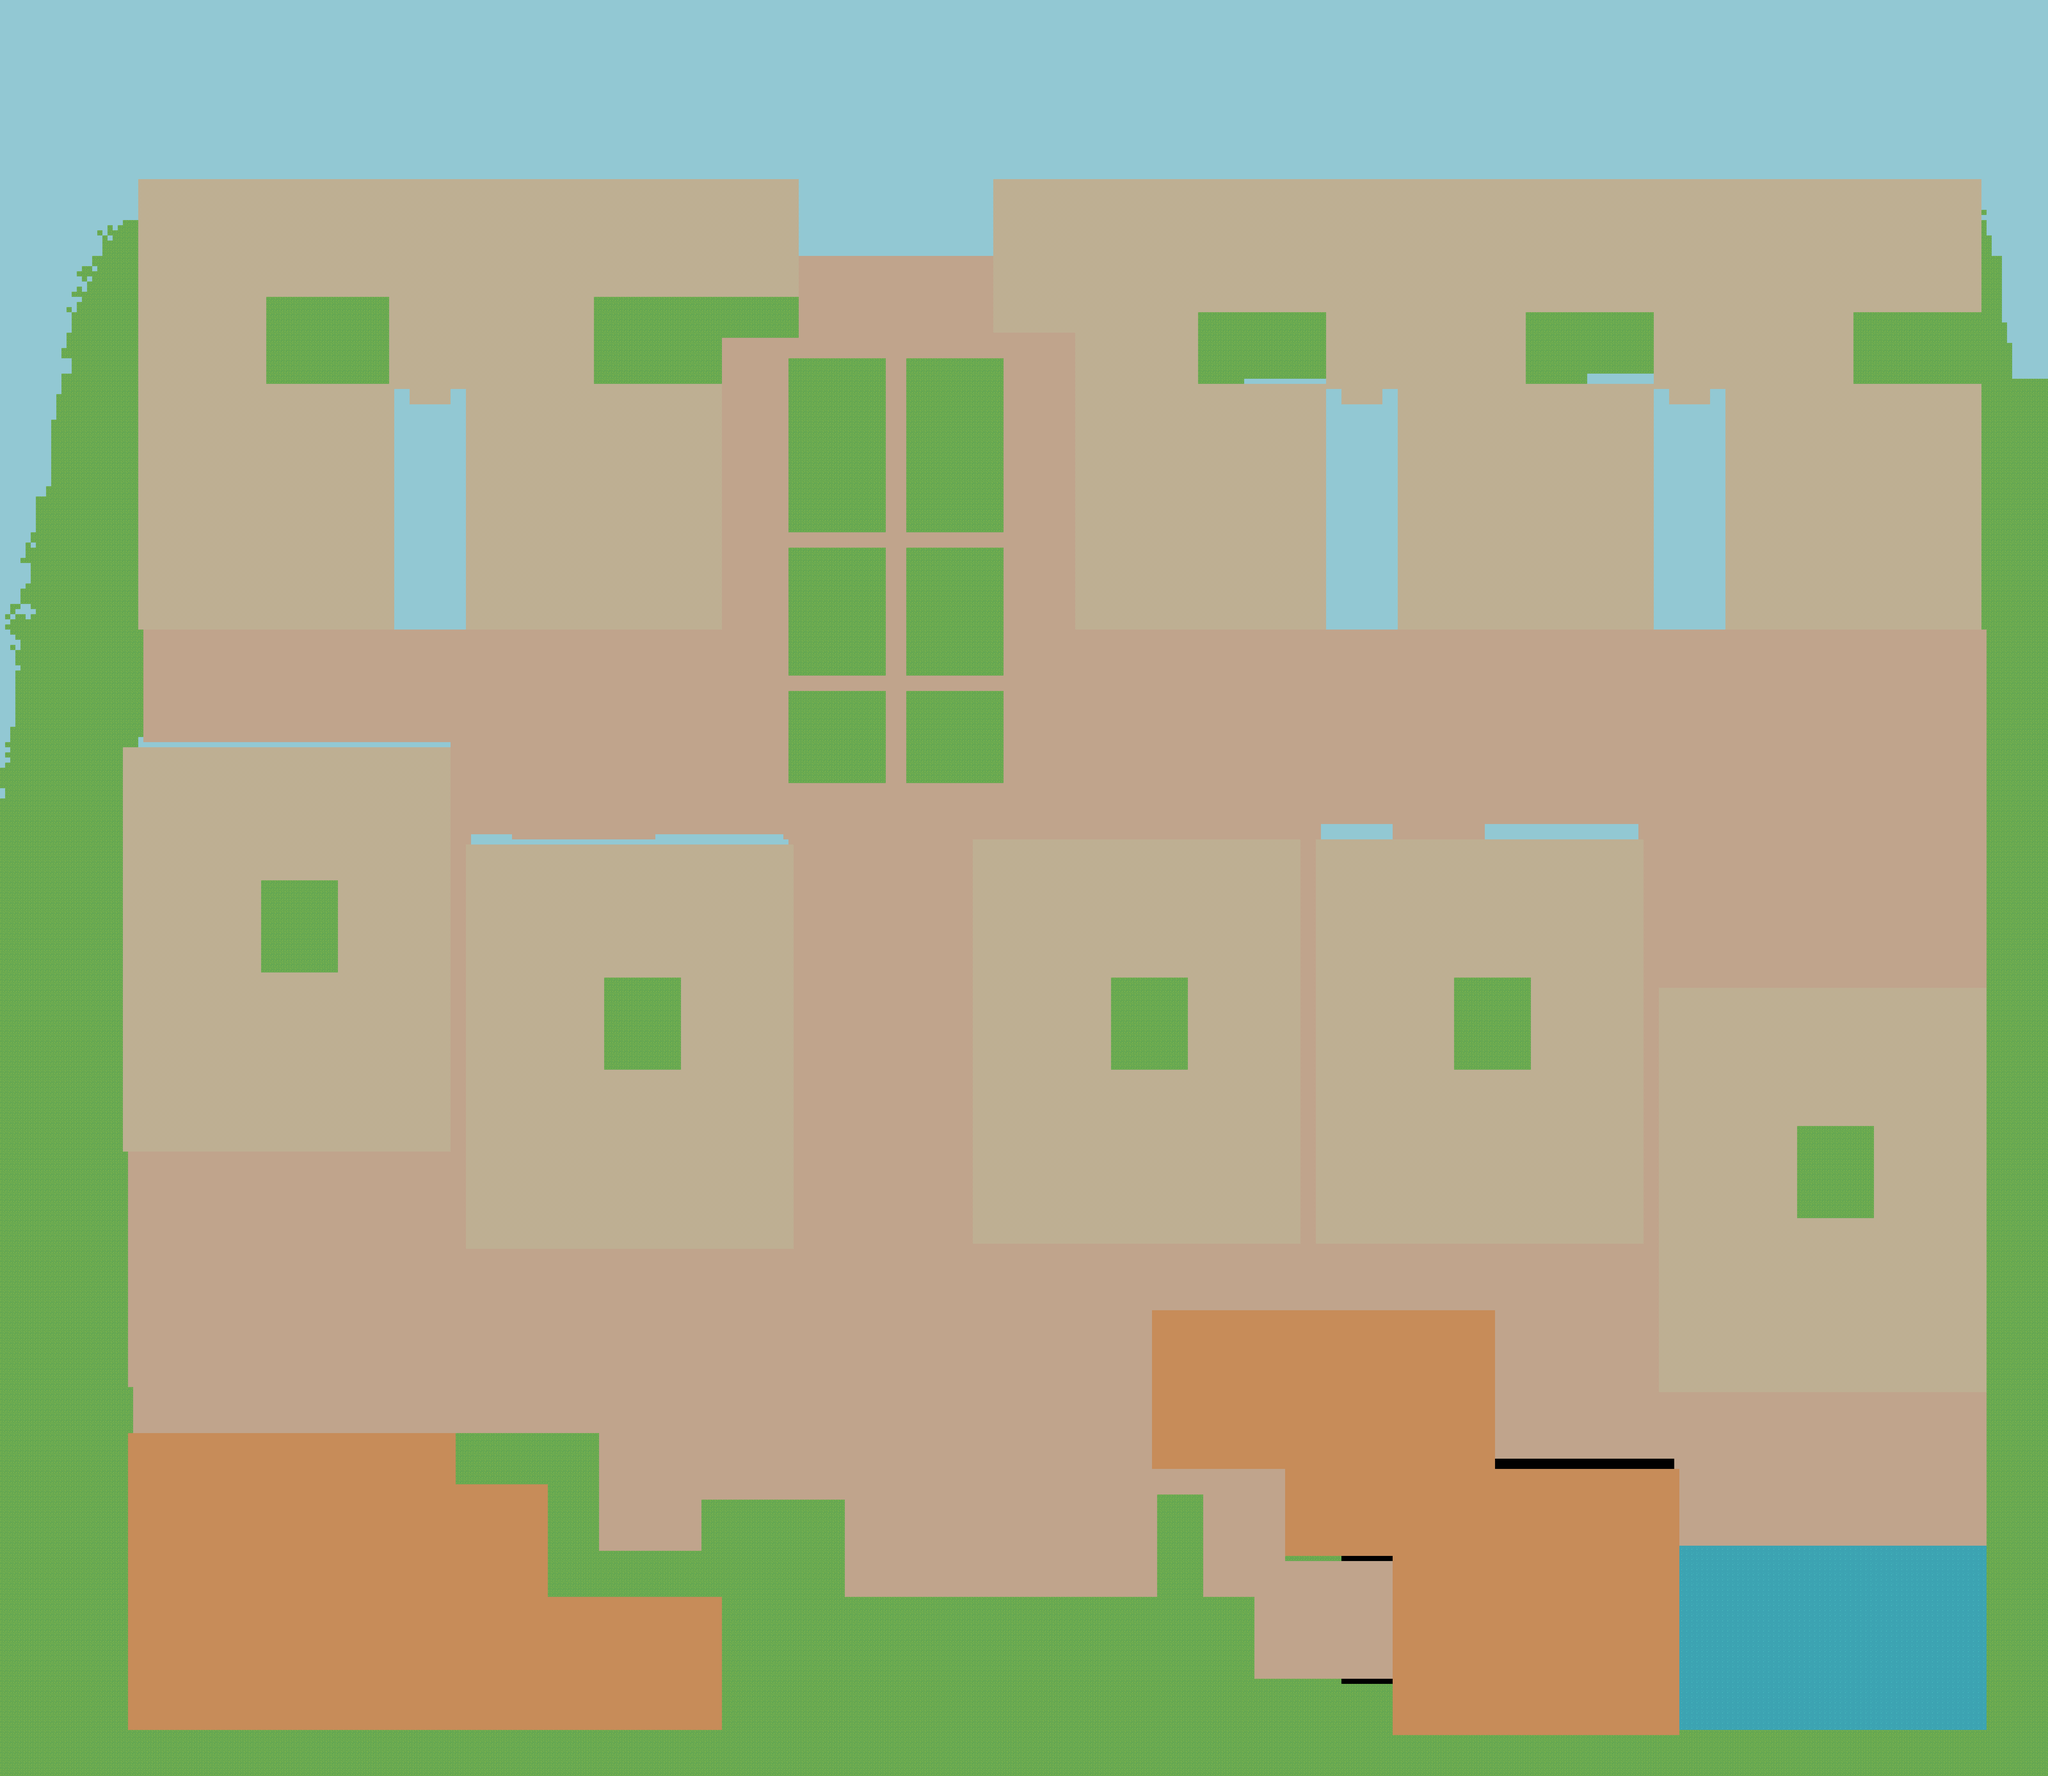

Below is a game level as drawn by its tile map, then a one-line description and the .tmx that defines it (tile-layer data replaced by summaries):
An orthogonal 400x347 tile map with 16x16 px tiles, 5 tile layers (bountyBuilding, projectsParkBuilding, gardenBuilding, background, ...).

<map version="1.8" tiledversion="1.8.6" orientation="orthogonal" renderorder="right-down" width="400" height="347" tilewidth="16" tileheight="16" infinite="0" nextlayerid="62" nextobjectid="4">
 <tileset firstgid="1" source="ALL-7.26.tsx" />
 <layer id="59" name="bountyBuilding" width="400" height="347">
  <data>[138800 cells, 0 non-empty, 0 distinct tile ids]</data>
 </layer>
 <layer id="61" name="projectsParkBuilding" width="400" height="347">
  <data>[138800 cells, 0 non-empty, 0 distinct tile ids]</data>
 </layer>
 <layer id="60" name="gardenBuilding" width="400" height="347">
  <data>[138800 cells, 0 non-empty, 0 distinct tile ids]</data>
 </layer>
 <layer id="47" name="background" width="400" height="347">
  <data>[138800 cells, 138710 non-empty, 6 distinct tile ids]</data>
 </layer>
 <layer id="57" name="collision" width="400" height="347">
  <data>[138800 cells, 0 non-empty, 0 distinct tile ids]</data>
 </layer>
 <objectgroup id="58" name="game" />
</map>
